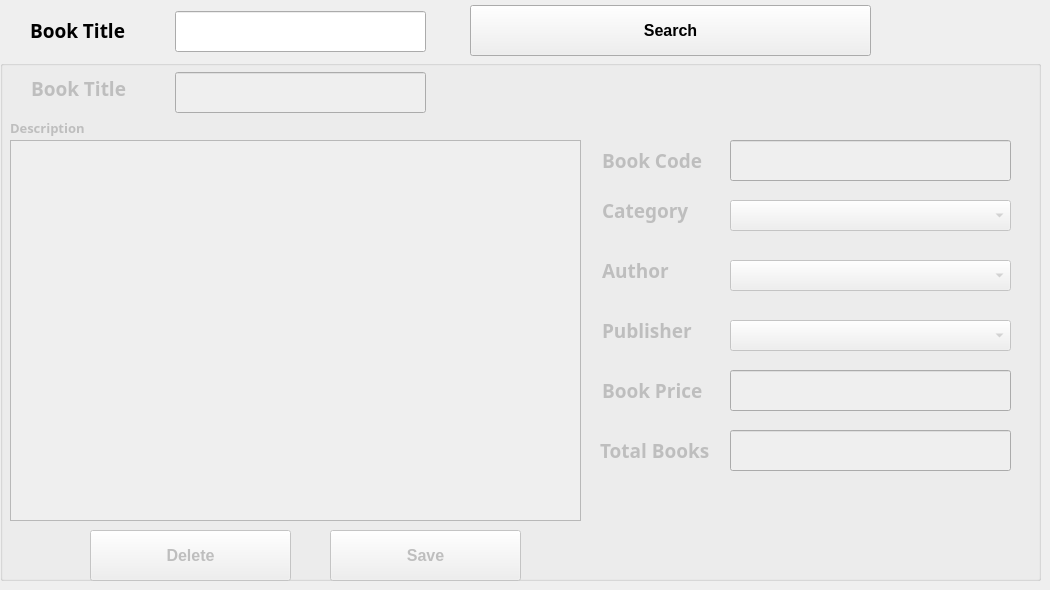
      <widget class="QWidget" name="tab_6">
       <attribute name="title">
        <string>Edit or Delete Book</string>
       </attribute>
       <widget class="QLabel" name="label_15">
        <property name="geometry">
         <rect>
          <x>30</x>
          <y>10</y>
          <width>121</width>
          <height>41</height>
         </rect>
        </property>
        <property name="font">
         <font>
          <family>Yu Gothic UI Semibold</family>
          <pointsize>14</pointsize>
          <weight>75</weight>
          <bold>true</bold>
         </font>
        </property>
        <property name="text">
         <string>Book Title</string>
        </property>
       </widget>
       <widget class="QPushButton" name="pushButton_10">
        <property name="geometry">
         <rect>
          <x>470</x>
          <y>5</y>
          <width>401</width>
          <height>51</height>
         </rect>
        </property>
        <property name="font">
         <font>
          <pointsize>12</pointsize>
          <weight>75</weight>
          <bold>true</bold>
         </font>
        </property>
        <property name="text">
         <string>Search</string>
        </property>
       </widget>
       <widget class="QLineEdit" name="lineEdit_11">
        <property name="geometry">
         <rect>
          <x>175</x>
          <y>11</y>
          <width>251</width>
          <height>41</height>
         </rect>
        </property>
        <property name="font">
         <font>
          <pointsize>12</pointsize>
         </font>
        </property>
       </widget>
       <widget class="QGroupBox" name="groupBox_6">
        <property name="enabled">
         <bool>false</bool>
        </property>
        <property name="geometry">
         <rect>
          <x>0</x>
          <y>60</y>
          <width>1041</width>
          <height>521</height>
         </rect>
        </property>
        <property name="title">
         <string/>
        </property>
        <widget class="QLabel" name="label_10">
         <property name="geometry">
          <rect>
           <x>602</x>
           <y>80</y>
           <width>131</width>
           <height>41</height>
          </rect>
         </property>
         <property name="font">
          <font>
           <family>Yu Gothic UI Semibold</family>
           <pointsize>14</pointsize>
           <weight>75</weight>
           <bold>true</bold>
          </font>
         </property>
         <property name="text">
          <string>Book Code</string>
         </property>
        </widget>
        <widget class="QTextEdit" name="textEdit_2">
         <property name="geometry">
          <rect>
           <x>10</x>
           <y>80</y>
           <width>571</width>
           <height>381</height>
          </rect>
         </property>
        </widget>
        <widget class="QLineEdit" name="lineEdit_14">
         <property name="geometry">
          <rect>
           <x>730</x>
           <y>310</y>
           <width>281</width>
           <height>41</height>
          </rect>
         </property>
         <property name="font">
          <font>
           <pointsize>12</pointsize>
          </font>
         </property>
        </widget>
        <widget class="QLabel" name="label_14">
         <property name="geometry">
          <rect>
           <x>602</x>
           <y>310</y>
           <width>131</width>
           <height>41</height>
          </rect>
         </property>
         <property name="font">
          <font>
           <family>Yu Gothic UI Semibold</family>
           <pointsize>14</pointsize>
           <weight>75</weight>
           <bold>true</bold>
          </font>
         </property>
         <property name="text">
          <string>Book Price</string>
         </property>
        </widget>
        <widget class="QLabel" name="label_36">
         <property name="geometry">
          <rect>
           <x>10</x>
           <y>60</y>
           <width>141</width>
           <height>16</height>
          </rect>
         </property>
         <property name="font">
          <font>
           <family>Segoe UI Semibold</family>
           <pointsize>10</pointsize>
           <weight>75</weight>
           <bold>true</bold>
          </font>
         </property>
         <property name="text">
          <string>Description</string>
         </property>
        </widget>
        <widget class="QLabel" name="label_9">
         <property name="geometry">
          <rect>
           <x>602</x>
           <y>130</y>
           <width>131</width>
           <height>41</height>
          </rect>
         </property>
         <property name="font">
          <font>
           <family>Yu Gothic UI Semibold</family>
           <pointsize>14</pointsize>
           <weight>75</weight>
           <bold>true</bold>
          </font>
         </property>
         <property name="text">
          <string>Category</string>
         </property>
        </widget>
        <widget class="QPushButton" name="pushButton_9">
         <property name="geometry">
          <rect>
           <x>90</x>
           <y>470</y>
           <width>201</width>
           <height>51</height>
          </rect>
         </property>
         <property name="font">
          <font>
           <pointsize>12</pointsize>
           <weight>75</weight>
           <bold>true</bold>
          </font>
         </property>
         <property name="text">
          <string>Delete</string>
         </property>
        </widget>
        <widget class="QLineEdit" name="lineEdit_41">
         <property name="geometry">
          <rect>
           <x>730</x>
           <y>370</y>
           <width>281</width>
           <height>41</height>
          </rect>
         </property>
         <property name="font">
          <font>
           <pointsize>12</pointsize>
          </font>
         </property>
        </widget>
        <widget class="QLabel" name="label_11">
         <property name="geometry">
          <rect>
           <x>31</x>
           <y>8</y>
           <width>121</width>
           <height>41</height>
          </rect>
         </property>
         <property name="font">
          <font>
           <family>Yu Gothic UI Semibold</family>
           <pointsize>14</pointsize>
           <weight>75</weight>
           <bold>true</bold>
          </font>
         </property>
         <property name="text">
          <string>Book Title</string>
         </property>
        </widget>
        <widget class="QLineEdit" name="lineEdit_12">
         <property name="geometry">
          <rect>
           <x>175</x>
           <y>12</y>
           <width>251</width>
           <height>41</height>
          </rect>
         </property>
         <property name="font">
          <font>
           <pointsize>12</pointsize>
          </font>
         </property>
        </widget>
        <widget class="QPushButton" name="pushButton_8">
         <property name="geometry">
          <rect>
           <x>330</x>
           <y>470</y>
           <width>191</width>
           <height>51</height>
          </rect>
         </property>
         <property name="font">
          <font>
           <pointsize>12</pointsize>
           <weight>75</weight>
           <bold>true</bold>
          </font>
         </property>
         <property name="text">
          <string>Save</string>
         </property>
        </widget>
        <widget class="QLabel" name="label_13">
         <property name="geometry">
          <rect>
           <x>602</x>
           <y>250</y>
           <width>131</width>
           <height>41</height>
          </rect>
         </property>
         <property name="font">
          <font>
           <family>Yu Gothic UI Semibold</family>
           <pointsize>14</pointsize>
           <weight>75</weight>
           <bold>true</bold>
          </font>
         </property>
         <property name="text">
          <string>Publisher</string>
         </property>
        </widget>
        <widget class="QLabel" name="label_12">
         <property name="geometry">
          <rect>
           <x>602</x>
           <y>190</y>
           <width>131</width>
           <height>41</height>
          </rect>
         </property>
         <property name="font">
          <font>
           <family>Yu Gothic UI Semibold</family>
           <pointsize>14</pointsize>
           <weight>75</weight>
           <bold>true</bold>
          </font>
         </property>
         <property name="text">
          <string>Author</string>
         </property>
        </widget>
        <widget class="QComboBox" name="comboBox_8">
         <property name="geometry">
          <rect>
           <x>730</x>
           <y>260</y>
           <width>281</width>
           <height>31</height>
          </rect>
         </property>
         <property name="font">
          <font>
           <pointsize>10</pointsize>
          </font>
         </property>
        </widget>
        <widget class="QLineEdit" name="lineEdit_13">
         <property name="geometry">
          <rect>
           <x>730</x>
           <y>80</y>
           <width>281</width>
           <height>41</height>
          </rect>
         </property>
         <property name="font">
          <font>
           <pointsize>12</pointsize>
          </font>
         </property>
        </widget>
        <widget class="QLabel" name="label_39">
         <property name="geometry">
          <rect>
           <x>600</x>
           <y>370</y>
           <width>131</width>
           <height>41</height>
          </rect>
         </property>
         <property name="font">
          <font>
           <family>Yu Gothic UI Semibold</family>
           <pointsize>14</pointsize>
           <weight>75</weight>
           <bold>true</bold>
          </font>
         </property>
         <property name="text">
          <string>Total Books</string>
         </property>
        </widget>
        <widget class="QComboBox" name="comboBox_6">
         <property name="geometry">
          <rect>
           <x>730</x>
           <y>140</y>
           <width>281</width>
           <height>31</height>
          </rect>
         </property>
         <property name="font">
          <font>
           <pointsize>10</pointsize>
          </font>
         </property>
        </widget>
        <widget class="QComboBox" name="comboBox_7">
         <property name="geometry">
          <rect>
           <x>730</x>
           <y>200</y>
           <width>281</width>
           <height>31</height>
          </rect>
         </property>
         <property name="font">
          <font>
           <pointsize>10</pointsize>
          </font>
         </property>
        </widget>
       </widget>
      </widget>
